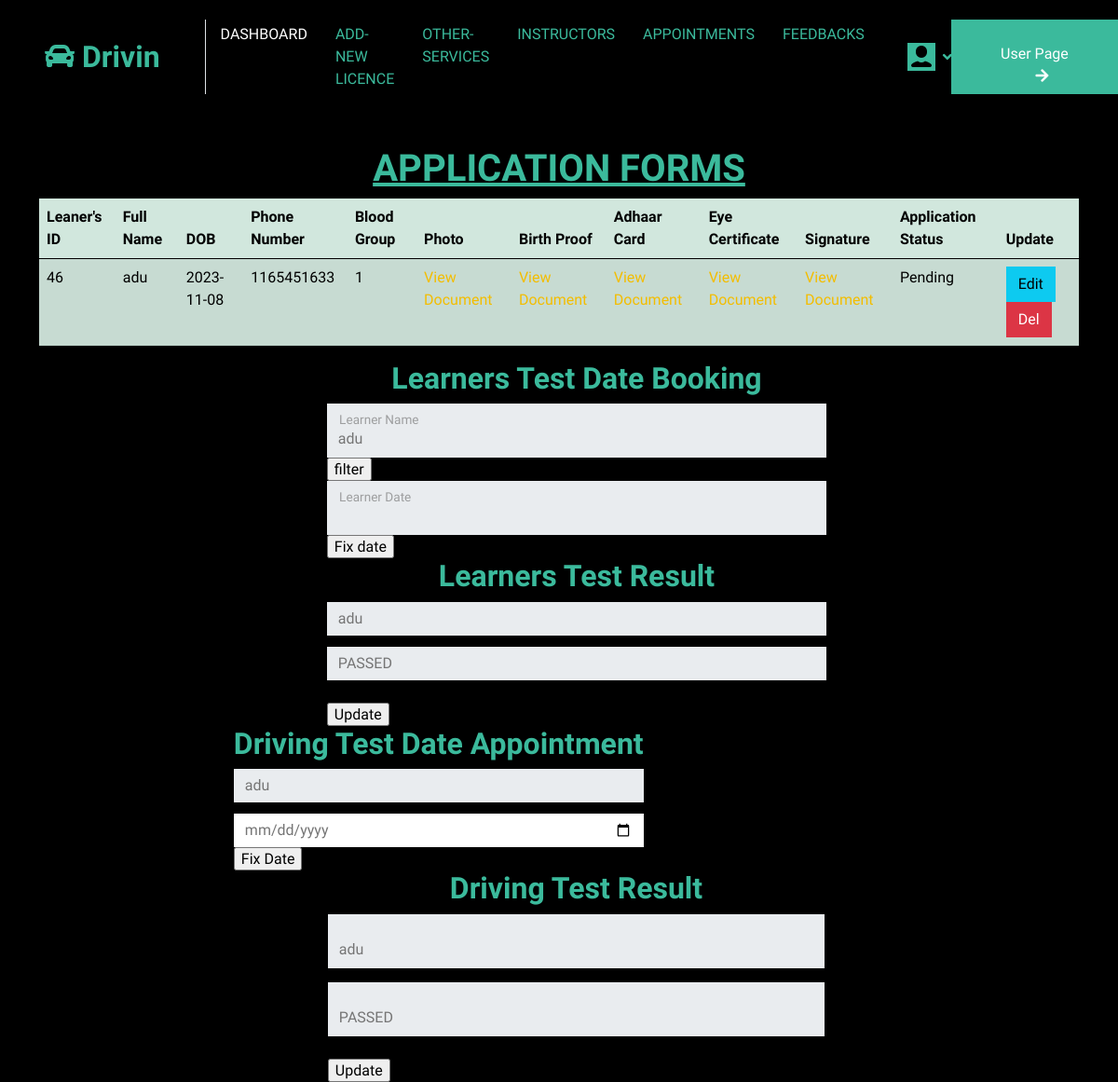
Page /add_new_license.php (signed in) on the earlier database version.
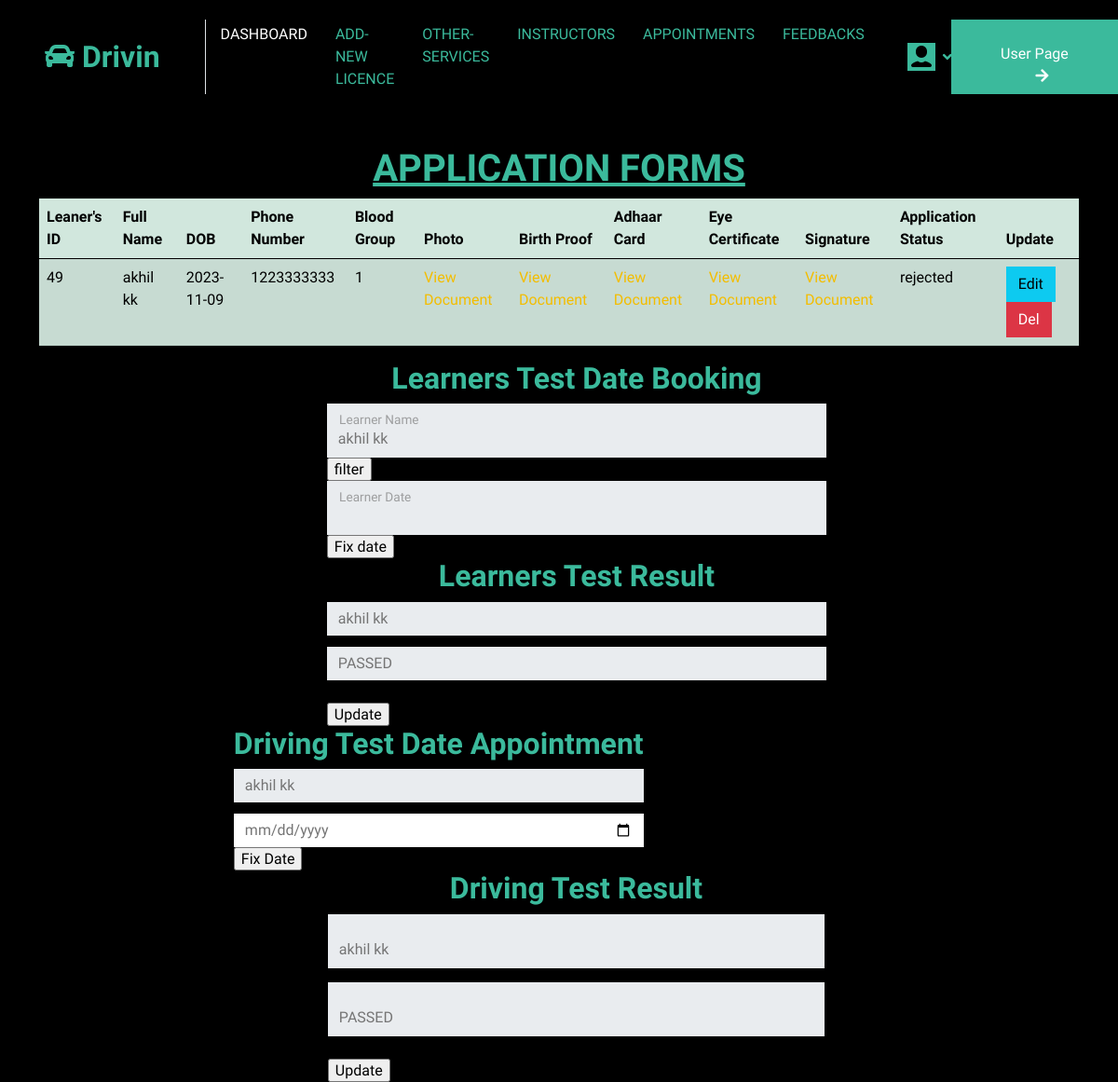
Same page on the later database version.
### tables this page shows
CREATE TABLE `tbl_learners_details` (
  `user_id` int(11) NOT NULL,
  `learner_id` int(11) NOT NULL,
  `full_name` varchar(255) DEFAULT NULL,
  `dob` date DEFAULT NULL,
  `phone_number` varchar(20) DEFAULT NULL,
  `blood_group` varchar(5) DEFAULT NULL,
  `photo` varchar(500) DEFAULT NULL,
  `birth_proof` varchar(255) DEFAULT NULL,
  `aadhaar_card` varchar(255) DEFAULT NULL,
  `eye_cert` varchar(500) DEFAULT NULL,
  `signature` varchar(255) NOT NULL,
  `package_id` int(11) NOT NULL,
  `application_status` varchar(50) NOT NULL,
  `payment_status` varchar(255) NOT NULL,
  `date1` text NOT NULL,
  `date2` varchar(255) NOT NULL,
  `date3` varchar(255) NOT NULL,
  `choosed_date` varchar(255) NOT NULL,
  `test_status` varchar(255) NOT NULL,
  `dl_test` varchar(255) NOT NULL,
  `driving_test_status` varchar(255) NOT NULL,
  `learners_test_status` varchar(255) NOT NULL
);

### add_new_license.php (the view, shortened to what the changed rows need)
<?php
include('connection.php');
function fetchdata($conn, $tablename)
{
    $sql = "SELECT * FROM $tablename ORDER BY learner_id DESC";
    $result = $conn->query($sql);
    $data = array();
    if ($result->num_rows > 0) {
        while ($row = $result->fetch_assoc()) {
            $data[] = $row;
        }
    }
    return $data;
}
$learners = fetchdata($conn, 'tbl_learners_details');
function fetchTableData($conn, $tableName)
{
    $sql = "SELECT * FROM $tableName";
    $result = $conn->query($sql);
    $data = [];
    if ($result->num_rows > 0) {
        while ($row = $result->fetch_assoc()) {
            $data[] = $row;
        }
    }
    return $data;
}
$learners = fetchTableData($conn, 'tbl_learners_details');
?>
<!DOCTYPE html>
<html lang="en">
<head>
    <link href="https://cdnjs.cloudflare.com/ajax/libs/font-awesome/5.10.0/css/all.min.css" rel="stylesheet">
    <link href="https://cdn.jsdelivr.net/npm/bootstrap-icons@1.4.1/font/bootstrap-icons.css" rel="stylesheet">
    <link href="lib/animate/animate.min.css" rel="stylesheet">
    <link href="lib/owlcarousel/assets/owl.carousel.min.css" rel="stylesheet">
    <link href="css/bootstrap.min.css" rel="stylesheet">
    <link rel="stylesheet" href="css/style.css">
    <link rel="stylesheet" href="css/license.css">
</head>
<body style="background-color: #bebebe;">
    <?php include('admin_menu.php') ?>
    <center style=" margin-top: 35px;">
        <center>
            <h1><u>APPLICATION FORMS</u></h1>
        </center>
        <div class="table-responsive service-container2 ">
            <table class="col-* table table-success table-striped shadow-lg t-hover" style="width: 93%;">
                <thead>
                    <tr>
                        <th>Leaner's ID</th>
                        <th>Full Name</th>
                        <th>DOB</th>
                        <th>Phone Number</th>
                        <th>Blood Group</th>
                        <th>Photo</th>
                        <th>Birth Proof</th>
                        <th>Adhaar Card</th>
                        <th>Eye Certificate</th>
                        <th>Signature</th>
                        <th>Application Status</th>
                        <th>Update</th>
                    </tr>
                </thead>
                <tbody>
                    <?php foreach ($learners as $index => $leaner) : ?>
                        <tr class="table-row <?= $index % 2 === 0 ? 'even' : 'odd'; ?>">
                            <td><?= $leaner['learner_id']; ?></td>
                            <td><?= $leaner['full_name']; ?></td>
                            <td><?= $leaner['dob']; ?></td>
                            <td><?= $leaner['phone_number']; ?></td>
                            <td><?= $leaner['blood_group']; ?></td>
                            <td>
                                <a href="#" onclick="openDocumentPopup('<?= $leaner['photo']; ?>')">View Document</a>
                            </td>
                            <td><a href="#" onclick="openDocumentPopup('<?= $leaner['birth_proof']; ?>')">View Document</a></td>
                            <td><a href="#" onclick="openDocumentPopup('<?= $leaner['aadhaar_card']; ?>')">View Document</a></td>
                            <td><a href="#" onclick="openDocumentPopup('<?= $leaner['eye_cert']; ?>')">View Document</a></td>
                            <td><a href="#" onclick="openDocumentPopup('<?= $leaner['signature']; ?>')">View Document</a></td>
                            <td><?= $leaner['application_status']; ?></td>
                            <div class="d-flex">
                                <td class="wrapper">
                                    <a href="javascript:void(0);" class="btn btn-info" onclick="showEditForm(
        '<?= $leaner['learner_id']; ?>',
        '<?= $leaner['full_name']; ?>',
        '<?= $leaner['dob']; ?>',
        '<?= $leaner['phone_number']; ?>',
        '<?= $leaner['blood_group']; ?>',
        '<?= $leaner['application_status']; ?>'
    )">Edit</a>
                                    <a href="#" class="btn btn-danger" onclick="confirmDelete(<?= $leaner['learner_id']; ?>)">Del</a>
                                </td>
                            </div>
                        <?php endforeach; ?>
            </table>
        </div>
    </center>
    <div style="display: grid;justify-content: center;">
        <div style="width: 181%;margin-left: -101px;">
            <center>
                <h2>Learners Test Date Booking </h2>
            </center>
            <form action="<?php echo $_SERVER["PHP_SELF"] ?>" method="post">
                <div class="col-sm-12">
                    <div class="form-floating">
                        <select class="form-control border-0" name="learner_id" aria-label="Default select example">
                            <?php
                            foreach ($learners as $index => $learner) {
                                echo '<option value="' . $learner['learner_id'] . '">' . $learner['full_name'] . '</option>';
                            }
                            ?>
                        </select>
                        <label for="gmail">Learner Name</label>
                    </div>
                </div>
            </form>
        </div>
        <div style="width: 181%;margin-left: -101px;">
            <div>
                <form action="<?php echo $_SERVER["PHP_SELF"] ?>" method="post">
                    <center>
                        <h2>Learners Test Result</h2>
                    </center>
                    <select class="form-control border-0" name="learner_id" aria-label="Default select example">
                        <?php
                        foreach ($learners as $index => $learner) {
                            echo '<option value="' . $learner['learner_id'] . '">' . $learner['full_name'] . '</option>';
                        }
                        ?>
                    </select>
                    <select class="form-control border-0" style="margin-top: 12px;" name="statusf" id="status" required>
                        <option value="PASSED" selected>PASSED</option>
                    </select><br>
                    <input type="submit" name="exam_status" value="Update">
                </form>
            </div>
            <div style="width: 180%;margin-left: -100px;">
                <div class="d-flex">
                    <form action="<?php echo $_SERVER["PHP_SELF"] ?>" method="post">
                        <center>
                            <h2>Driving Test Date Appointment </h2>
                        </center>
                        <select class="form-control border-0" name="learner_id" aria-label="Default select example">
                            <?php
                            foreach ($learners as $index => $learner) {
                                echo '<option value="' . $learner['learner_id'] . '">' . $learner['full_name'] . '</option>';
                            }
                            ?>
                        </select>
                        <input type="date" class="form-control border-0" style="margin-top: 12px;" name="test_date" id="">
                        <input type="submit" name="fix_date" value="Fix Date">
                    </form>
                </div>
            </div>
        </div>
        <div style="width: 180%;margin-left: -100px;">
            <form action="<?php echo $_SERVER["PHP_SELF"] ?>" method="post">
                <center>
                    <h2>Driving Test Result </h2>
                </center>
                <div class="form-floating">
                    <select class="form-control border-0" name="learner_id" aria-label="Default select example">
                        <?php
                        foreach ($learners as $index => $learner) {
                            echo '<option value="' . $learner['learner_id'] . '">' . $learner['full_name'] . '</option>';
                        }
                        ?>
                    </select>
                    <select style="margin-top: 15px;" class="form-control border-0" name="statusd" id="status" required>
                        <option value="PASSED" selected>PASSED</option>
                    </select><br>
                    <input type="submit" name="driving_date" value="Update">
                </div>
            </form>
        </div>
    </div>
</body>
</html>

Differences in the rows shown:
removed tbl_learners_details: learner_id "46", full_name "adu", dob "2023-11-08", phone_number "1165451633", blood_group "1", application_status "Pending"
added tbl_learners_details: learner_id "49", full_name "akhil kk", dob "2023-11-09", phone_number "1223333333", blood_group "1", application_status "rejected"
Other differences:
form field learner_id: "adu" → "akhil kk"
